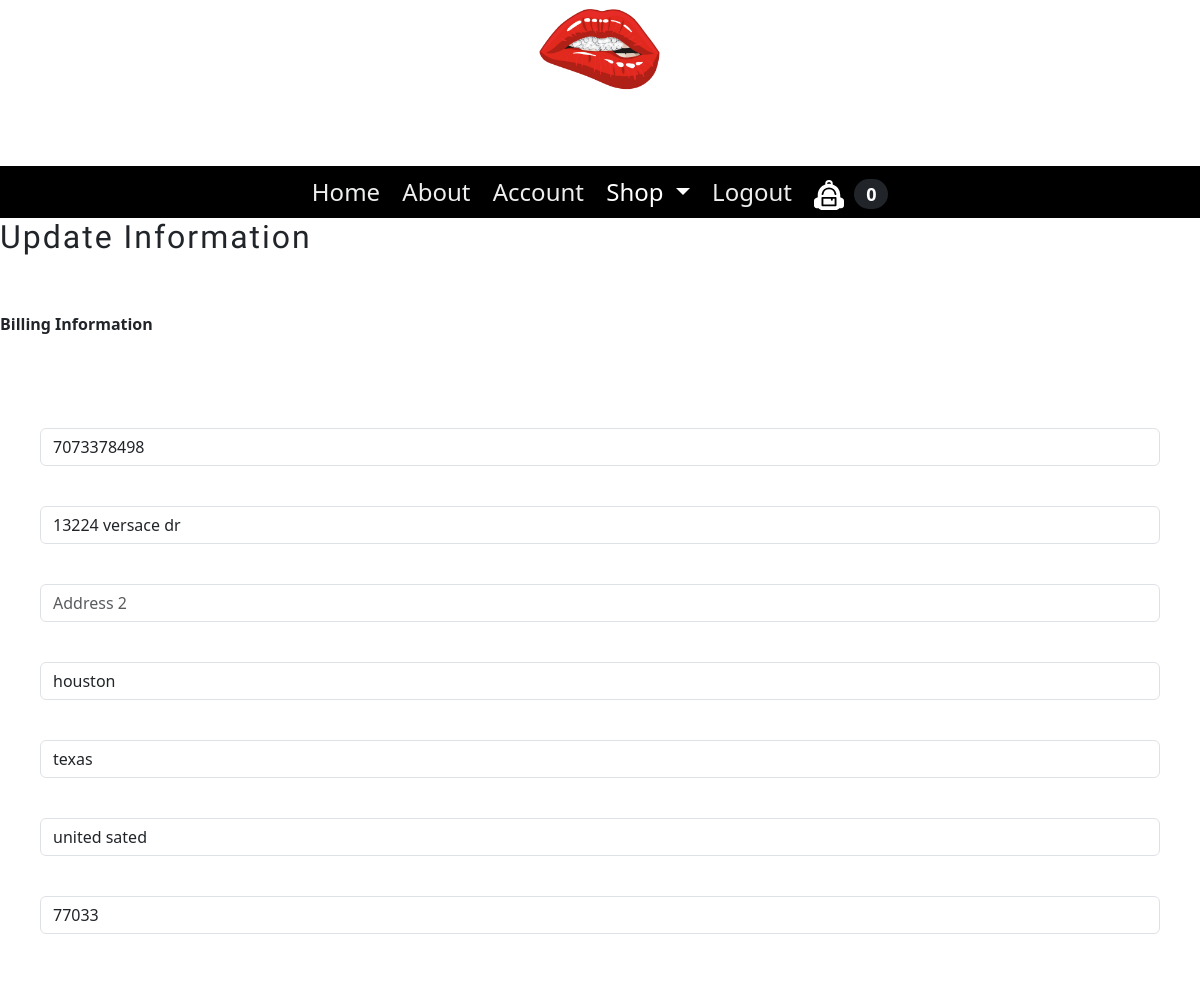
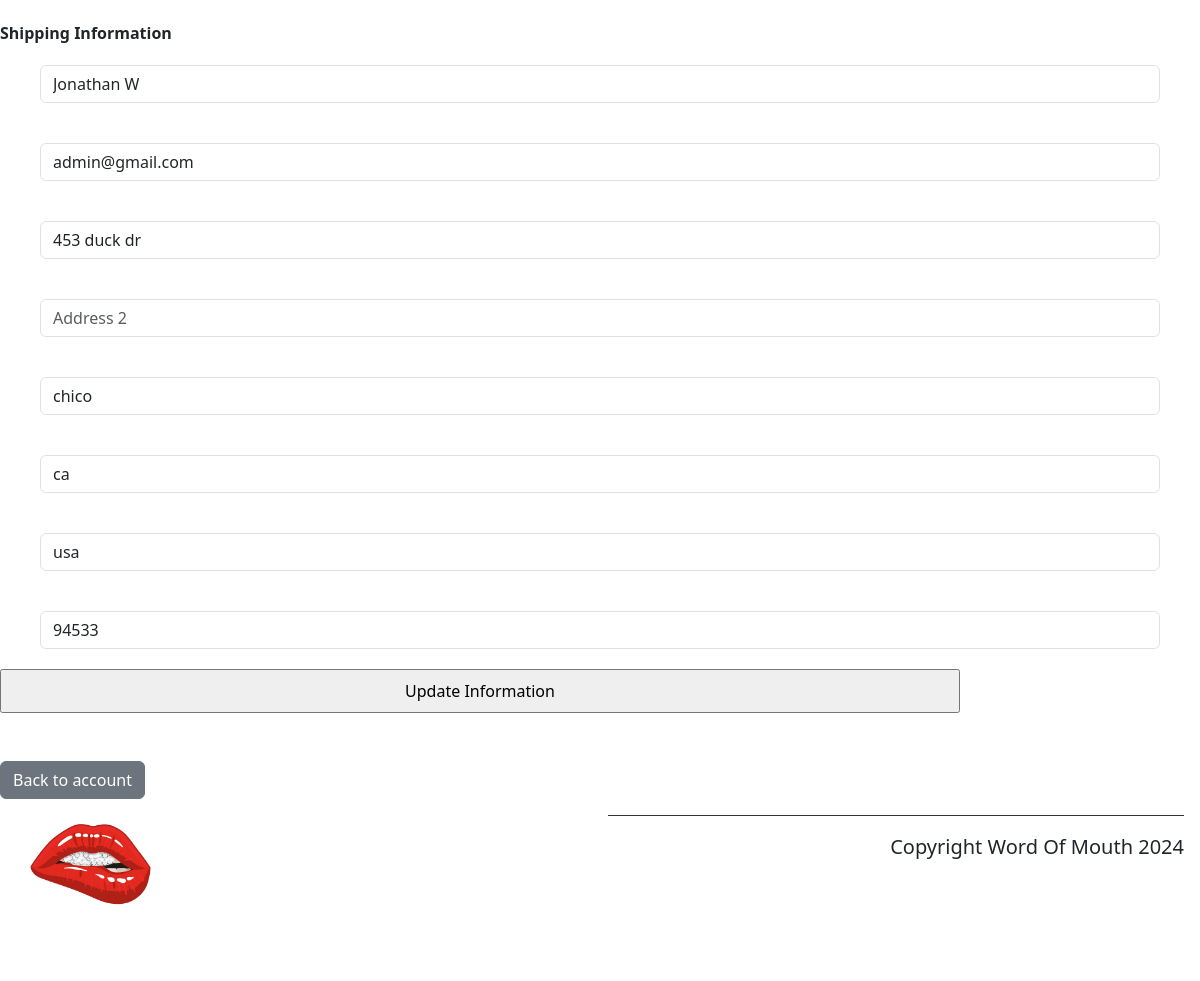
/account/update_info/ (signed in), run on the app's committed database (2 pictures, top to bottom).
### account/models.py (models this page shows, shortened)
class Profile(models.Model):
    user = models.OneToOneField(User, on_delete=models.CASCADE)
    date_modified = models.DateTimeField(User, auto_now=True)
    phone = models.CharField(max_length=20, blank=True)
    address1 = models.CharField(max_length=200,blank=True)
    address2 = models.CharField(max_length=200,blank=True)
    city = models.CharField(max_length=200,blank=True)
    state = models.CharField(max_length=200,blank=True)
    country = models.CharField(max_length=200,blank=True)
    zipcode = models.CharField(max_length=200,blank=True)
    old_cart = models.CharField(max_length=200,blank=True, null=True)

### payment/models.py (models this page shows, shortened)
class ShippingAddress(models.Model):
    user = models.ForeignKey(User, on_delete=models.CASCADE, null=True, blank=True)
    shipping_full_name = models.CharField(max_length=255)
    shipping_email = models.CharField(max_length=255)
    shipping_address1 = models.CharField(max_length=200)
    shipping_address2 = models.CharField(max_length=200, null = True, blank=True )
    shipping_city = models.CharField(max_length=200)
    shipping_state = models.CharField(max_length=200, null = True, blank=True)
    shipping_country = models.CharField(max_length=200)
    shipping_zipcode = models.CharField(max_length=200, null = True, blank=True)
    class Meta:
        verbose_name_plural = "Shipping Address"

### account/views.py (the view)
# urls.py: path('update_info/', views.update_info, name="update_info"),
def update_info(request):
    if request.user.is_authenticated:
            current_user = Profile.objects.get(user__id=request.user.id)
            shipping_user = ShippingAddress.objects.get(user__id=request.user.id)
            form = UserInfoForm(request.POST or None, instance=current_user)
            shipping_form = ShippingForm(request.POST or None, instance=shipping_user)
            if form.is_valid() or shipping_form.is_valid():
                 form.save()
                 shipping_form.save()
                 messages.success(request, "Info has been updated")
                 return redirect('account:account')
            return render(request, 'update_info.html', {'form': form, 'shipping_form': shipping_form})
    else:
        messages.success(request, "You must be logged in")
        return redirect('products:home')

### account/forms.py
class UserInfoForm(forms.ModelForm):
    phone = forms.CharField(label="", widget=forms.TextInput(attrs={'class': 'form-control', 'placeholder':'Phone'}), required=False)
    address1 = forms.CharField(label="", widget=forms.TextInput(attrs={'class': 'form-control', 'placeholder':'Address 1'}), required=False)
    address2 = forms.CharField(label="", widget=forms.TextInput(attrs={'class': 'form-control', 'placeholder':'Address 2'}), required=False)
    city = forms.CharField(label="", widget=forms.TextInput(attrs={'class': 'form-control', 'placeholder':'City'}), required=False)
    state = forms.CharField(label="", widget=forms.TextInput(attrs={'class': 'form-control', 'placeholder':'State'}), required=False)
    country = forms.CharField(label="", widget=forms.TextInput(attrs={'class': 'form-control', 'placeholder':'Country'}), required=False)
    zipcode = forms.CharField(label="", widget=forms.TextInput(attrs={'class': 'form-control', 'placeholder':'Zipcode'}), required=False)
    class Meta:
        model = Profile
        fields = ('phone', 'address1', 'address2', 'city', 'state', 'country', 'zipcode',)

### cart/cart.py (called while the page is built)
    def __len__(self):
        return len(self.cart)

### cart/context_processors.py (called while the page is built)
def cart(request):
    return {'cart':Cart(request)}

### templates/update_info.html (shortened to what this page needs)
{% extends 'base.html' %}
{% block content %}
<h2>Update Information</h2>
<br>
<br>
<strong>Billing Information</strong>
<br>
<br>
<br>
<br>
<form method="post">
    {{ form }}
    <br>
    <br>
    <strong>Shipping Information</strong>
    {{ shipping_form }}
    <input type="submit" value="Update Information">
</form>
<br>
<br>
<a href="{% url 'account:account' %}" class="btn btn-secondary">Back to account</a>
{% endblock %}

### products/static/css/style.css (style rules this page uses)
body { font-family: 'Karla', sans-serif; margin-top: 3rem; margin-bottom: 3rem; margin-left: 5%; margin-right: 5%; }
h1, h2, h3, h4, h5, h6 { font-family: 'Markazi Text', serif; letter-spacing: 2px;; }
h2 { font-size: 2.5rem; color: #5b5a5a; margin:1rem 0; }
a { color: #e22626; text-decoration: none; }
input { width: 80%; display: block; padding: .5rem 1rem; line-height: 1.5rem; box-sizing: border-box; }
div { padding-top: 20px; padding-right: 40px; padding-bottom: 20px; padding-left: 40px; }

### data on the page
Profile: phone "7073378498", address1 "13224 versace dr", city "houston", state "texas", country "united sated", zipcode "77033"
ShippingAddress: shipping_full_name "Jonathan W", shipping_email "admin@gmail.com", shipping_address1 "453 duck dr", shipping_city "chico", shipping_state "ca", shipping_country "usa", shipping_zipcode "94533"

### other printed values
{{ cart|length }} "0"
